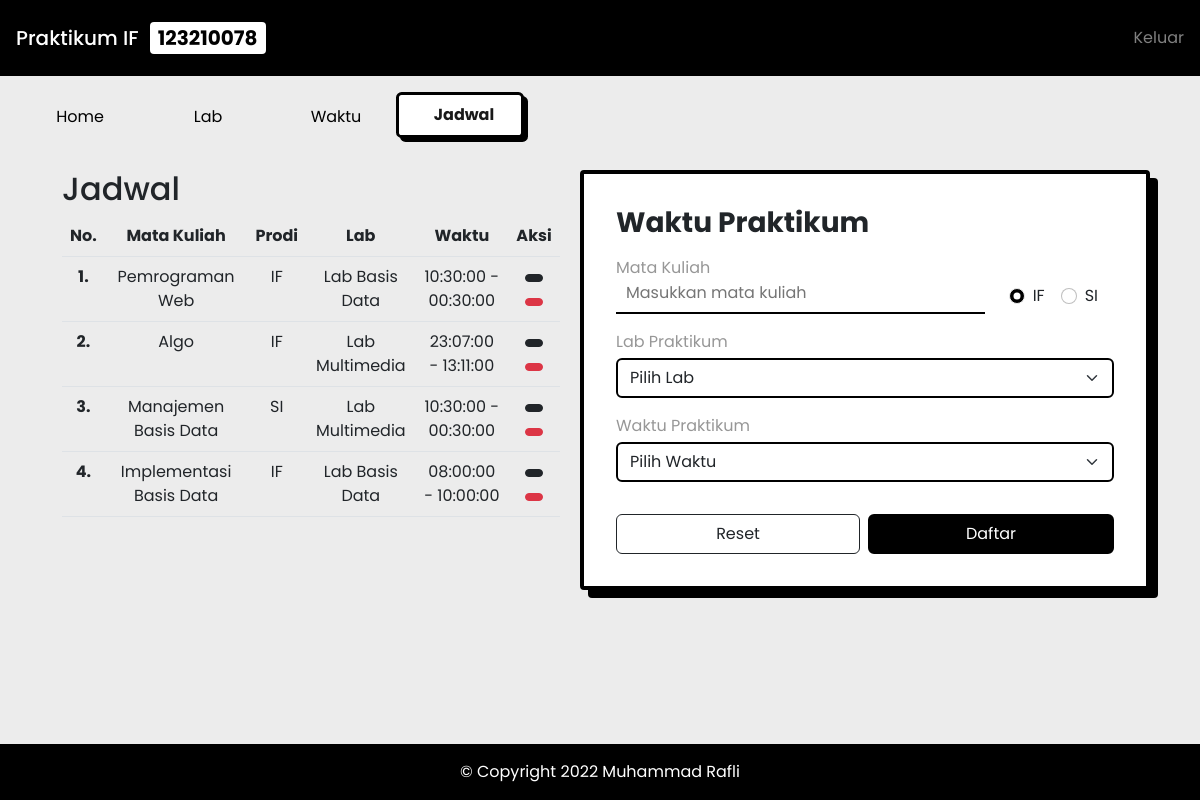
The app's page /jadwal.php (signed in), older data.
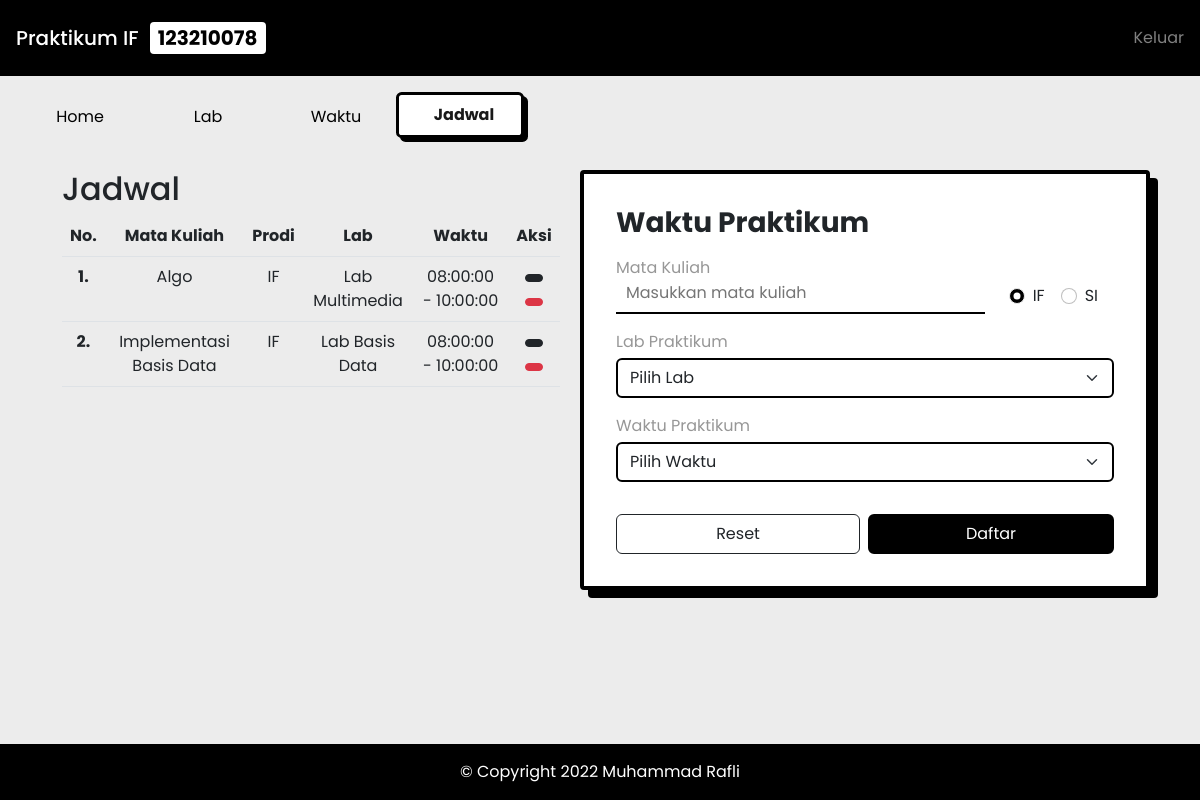
The same page, newer data.
### tables this page shows
CREATE TABLE `jadwal` (
  `id` int(11) NOT NULL,
  `mata_kuliah` varchar(128) NOT NULL,
  `program_studi` varchar(2) NOT NULL,
  `id_lab` int(11) NOT NULL,
  `id_waktu` int(11) NOT NULL
);

CREATE TABLE `lab` (
  `id` int(11) NOT NULL,
  `nama` varchar(128) NOT NULL
);

CREATE TABLE `waktu` (
  `id` int(11) NOT NULL,
  `mulai` time NOT NULL,
  `selesai` time NOT NULL
);

### utils/query_jadwal.php (called while the page is built, shortened)
<?php
require 'connection.php';
function select_all_jadwal()
{
  global $connection;
  $query =
    "SELECT j.id, mata_kuliah, program_studi,
     lab.id AS id_lab, lab.nama AS nama_lab,
     waktu.id AS id_waktu, waktu.mulai AS waktu_mulai, waktu.selesai AS waktu_selesai
     FROM jadwal as j
     INNER JOIN lab ON j.id_lab = lab.id
     INNER JOIN waktu ON j.id_waktu = waktu.id";
  $result = mysqli_query($connection, $query);
  $rows = [];
  while ($row = mysqli_fetch_assoc($result)) {
    $rows[] = $row;
  }
  return $rows;
}

### jadwal.php (the view, shortened to what this page needs)
<?php
require 'utils/query_jadwal.php';
$daftar_jadwal = select_all_jadwal();
?>
<!DOCTYPE html>
<html lang="id">
<head>
  <link href="https://cdn.jsdelivr.net/npm/bootstrap@5.2.1/dist/css/bootstrap.min.css" rel="stylesheet" />
  <link rel="stylesheet" href="./assets/style.css" />
</head>
<body>
  <nav class="navbar nav-brand">
    <div class="container-fluid p-2 px-3">
      <a class="navbar-brand d-flex align-items-center" href="home.php">
        <span class="navbar-brand mb-0 h1 nav-brand-text">
          Praktikum IF
          <span class="text-block-custom">
            123210078
          </span>
        </span>
      </a>
      <a class="nav-link text-white-50 d-flex align-items" href="./utils/logout.php">
        <span class="ms-2">Keluar</span>
      </a>
    </div>
  </nav>
  <nav class="navbar navbar-expand-lg nav-bg-custom">
    <div class="container-fluid">
      <div class="collapse navbar-collapse" id="navbarNavAltMarkup">
        <div class="navbar-nav">
          <a class="nav-link nav-text nav-custom nav-home" aria-current="page" href="home.php">
            Home
          </a>
          <a class="nav-link nav-text nav-custom" href="lab.php">
            Lab
          </a>
          <a class="nav-link nav-text nav-custom" href="waktu.php">
            Waktu
          </a>
          <a class="nav-link active nav-text nav-custom" href="jadwal.php">
            Jadwal
          </a>
        </div>
      </div>
    </div>
  </nav>
  <main class="mt-2 container">
    <div class="row gap-2">
      <section class="col-xl">
        <h2>Jadwal</h2>
        <table class="table">
          <thead>
            <tr>
              <th class="text-center" scope="col">No.</th>
              <th class="text-center" scope="col">Mata Kuliah</th>
              <th class="text-center" scope="col">Prodi</th>
              <th class="text-center" scope="col">Lab</th>
              <th class="text-center" scope="col">Waktu</th>
              <th class="text-center" scope="col">Aksi</th>
            </tr>
          </thead>
          <tbody>
            <?php $no = 1; ?>
            <?php foreach ($daftar_jadwal as $jadwal) : ?>
              <tr>
                <th class=" text-center" scope="row"><?= $no++; ?>.</th>
                <td class="text-center"><?= $jadwal["mata_kuliah"]; ?></td>
                <td class="text-center"><?= $jadwal["program_studi"]; ?></td>
                <td class="text-center"><?= $jadwal["nama_lab"]; ?></td>
                <td class="text-center">
                  <?= $jadwal["waktu_mulai"]; ?>
                  -
                  <?= $jadwal["waktu_selesai"]; ?>
                </td>
                <td class="text-center">
                  <button data-bs-toggle="modal" data-bs-target="#modal_<?= $jadwal["id"]; ?>" class="btn btn-dark pb-0 px-2">
                  </button>
                  <a class="btn btn-danger pb-0 px-2" href="jadwal.php?id=<?= $jadwal["id"] ?>">
                  </a>
                </td>
              </tr>
            <?php endforeach; ?>
          </tbody>
        </table>
      </section>
      <section class="col-xl container-custom">
        <h3 class="mb-3 h-custom">Waktu Praktikum</h3>
        <form method="POST">
          <div class="row">
            <div class="mb-3">
              <label for="inputMk" class="form-label">Mata Kuliah</label>
              <div class="d-flex">
                <div class="form-custom me-4 w-100">
                  <input class="w-100" type="text" name="matkul" id="inputMk" placeholder="Masukkan mata kuliah" required>
                </div>
                <div class="mt-1 form-check form-check-inline">
                  <input class="form-check-input" type="radio" name="prodi" value="IF" id="radio-if" checked>
                  <label class="form-check-label" for="radio-if">
                    IF
                  </label>
                </div>
                <div class="mt-1 form-check form-check-inline">
                  <input class="form-check-input" type="radio" name="prodi" value="SI" id="radio-si">
                  <label class="form-check-label" for="radio-si">
                    SI
                  </label>
                </div>
              </div>
            </div>
            <div class="mb-3">
              <label class="form-label mb-1">Lab Praktikum</label>
              <select class="form-select" name="lab" aria-label="Select Lab" required>
                <option selected hidden value="">Pilih Lab</option>
              </select>
            </div>
            <div class="mb-3">
              <label class="form-label mb-1">Waktu Praktikum</label>
              <select class="form-select" name="waktu" aria-label="Select Waktu" required>
                <option selected hidden value="">Pilih Waktu</option>
              </select>
            </div>
          </div>
          <div class="row w-100 m-0 gap-2 mt-3">
            <button type="reset" name="reset" class="col-sm btn btn-outline-dark w-100">Reset</button>
            <button type="submit" name="submit" class="col-sm btn btn-black w-100">Daftar</button>
          </div>
        </form>
      </section>
    </div>
  </main>
  <footer class="px-4 py-3 fw text-center"></footer>
</body>
</html>

### assets/style.css (style rules this page uses)
* { font-family: 'Poppins', 'sans-serif'; }
body { min-height: 100vh; background-color: #ececec; display: flex; flex-direction: column; position: relative; }
.h-custom { position: relative; font-weight: 700; }
.text-block-custom { margin-left: 0.375rem; margin-right: 0.375rem; color: black; background-color: white; padding: 0.125rem 0.5rem; border-radius: 0.25rem; font-weight: 700; }
.btn-black { background: #000; color: white; border: 2px solid black; }
.nav-brand { background: black; }
.nav-brand-text { color: white; }
.nav-text { color: white; }
.navbar-nav { padding: 0.25rem 0.75rem; }
.nav-custom { margin-top: 0.25rem; color: black; display: flex; align-items: center; gap: 0.5rem; padding: 0.5rem 1.25rem !important; min-width: 8rem; }
.nav-link > span { display: none; }
.nav-link.active { margin-top: 0; background-color: #fff; box-shadow: 4px 4px 0 0 rgba(0, 0, 0, 1); border: 3px solid black; border-radius: 0.35rem; font-weight: 700; }
.form-label { margin-bottom: 0; color: rgb(151, 151, 151); }
.form-custom { display: flex; align-items: center; gap: 0.375rem; padding: 0 0.125rem 0.375rem; font-size: 1rem; font-weight: 400; line-height: 1.5; color: #212529; background-color: #fff; background-clip: padding-box; border: 0; border-bottom: 2px solid black; transition: border-color 0.15s ease-in-out, box-shadow 0.15s ease-in-out; }
.form-custom > input { border: 0; outline: none; }
.form-select { border: 0.125rem solid black; }
.form-check-input:checked { background-color: black; border-color: #ececec; }
main { padding: 0.5rem 2rem 6.5rem !important; }
.container-custom { padding: 2rem; background: white; border: 0.25rem solid black; border-radius: 0.25rem; box-shadow: 8px 8px 0 0 rgba(0, 0, 0, 1); }
footer { width: 100%; color: white; background: black; position: absolute; bottom: 0; }
@media (min-width: 992px) { .navbar-nav { padding: 0.5rem 0; } }
@media (min-width: 992px) { .nav-custom { justify-content: center; } }
@media (min-width: 480px) { .nav-link > span { display: inline; } }

Row changes from the older to the newer data that the page shows:
removed jadwal: mata_kuliah "Pemrograman Web", program_studi "IF", id_lab.nama "Lab Basis Data", id_waktu.mulai "10:30:00", id_waktu.selesai "00:30:00"
removed jadwal: mata_kuliah "Manajemen Basis Data", program_studi "SI", id_lab.nama "Lab Multimedia", id_waktu.mulai "10:30:00", id_waktu.selesai "00:30:00"
changed jadwal "Algo": id_waktu.mulai "23:07:00" → "08:00:00"; id_waktu.selesai "13:11:00" → "10:00:00"
